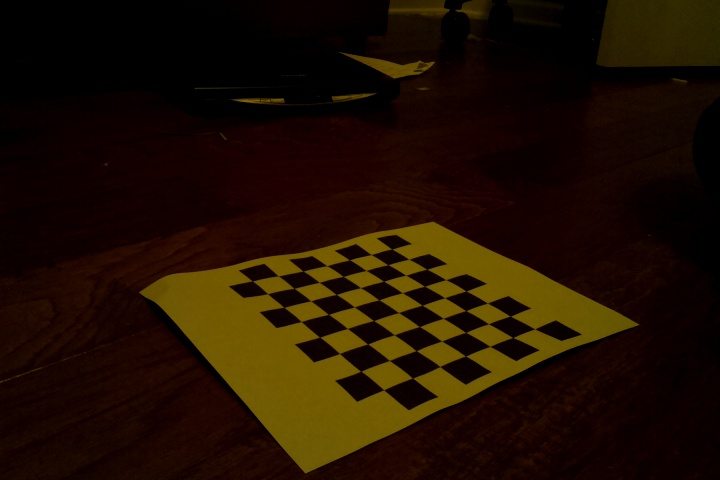
#> input picture workspace/checkerboard135.jpg, 720 x 480 px
$ python calibrateorientation.py
#> lines starting #> are read from the running program, lines starting #| are printed output that depends on the picture; after the words box and inside, x2 and y2 are one past the last pixel; in counts of white or black regions, pixels touching at a corner belong together; long printed decimals are rounded
import numpy as np
import cv2
import glob

criteria = (cv2.TERM_CRITERIA_EPS + cv2.TERM_CRITERIA_MAX_ITER, 30, 0.001)
img = cv2.imread("workspace/checkerboard135.jpg")
#> img is the input picture: shape (480, 720, 3); mean B, G, R 1, 15.5, 31.6
gray = cv2.cvtColor(img,cv2.COLOR_BGR2GRAY)
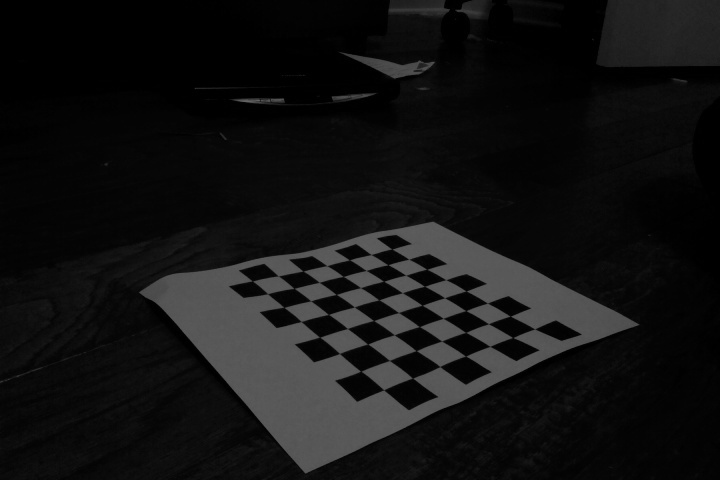
#> gray: shape (480, 720); min 0, max 100, mean 18.6
found, corners = cv2.findChessboardCorners(gray, (8,7),None)
#> found = True; corners = 56 rows, first 8: [392, 249], [408.7, 259.3], [426.7, 269.3], [445.6, 279.7], [466.2, 291.1], [487.4, 303], [510.4, 316.2], [534.7, 329]
# If found, add object points, image points (after refining them)

	# Draw and display the corners
cv2.drawChessboardCorners(img, (8,7), corners,found)
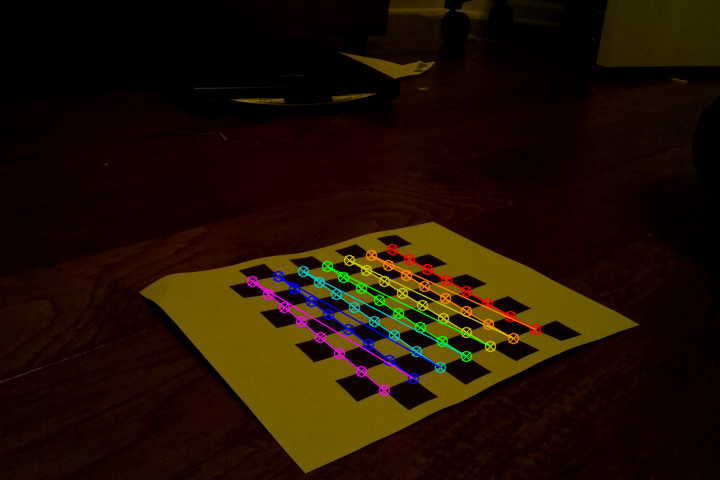
#> img: shape (480, 720, 3); 2.85% of pixels changed, all inside (x1, y1, x2, y2) = (246, 243, 542, 397)

print(len(corners))
#| 56
if (found):
   cv2.cornerSubPix(gray,corners,(11,11),(-1,-1),criteria)

   q = np.zeros((4,2), dtype=np.float32)
   q[0] = corners[0][0]
   q[1] = corners[7][0]
   q[2] = corners[55][0]
   q[3] = corners[48][0]
   dst = np.zeros((4,2), dtype=np.float32)
   dst[0] = (200,100)
   dst[1] = (200,200)
   dst[2] = (100,200)
   dst[3] = (100,100)
   imgagain = cv2.imread("workspace/checkerboard135.jpg")
   print(corners[0][0])
#| [392.655 248.635]
   imagain = cv2.circle(imgagain, (corners[7][0][0],corners[7][0][1]), 10,(100,0,0), -1)
   imagain = cv2.circle(imgagain, (corners[48][0][0],corners[48][0][1]), 10,(100,0,0), -1)
   imagain = cv2.circle(imgagain, (corners[55][0][0],corners[55][0][1]), 10,(100,0,0), -1)
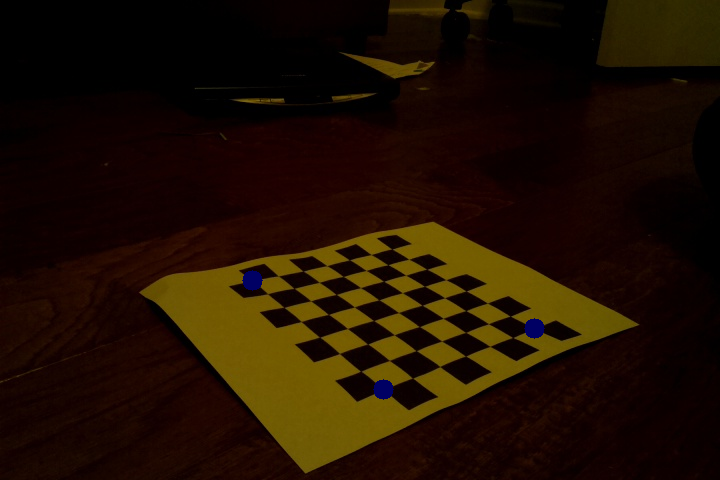
#> imagain: shape (480, 720, 3); mean B, G, R 1.2, 15.4, 31.4
   cv2.imwrite('workspace/imgx.jpg',imgagain)

   retvalHomography, mask = cv2.findHomography(q, dst, cv2.RANSAC)
   print(retvalHomography)
   result = cv2.warpPerspective(imgagain, retvalHomography, (400, 500))
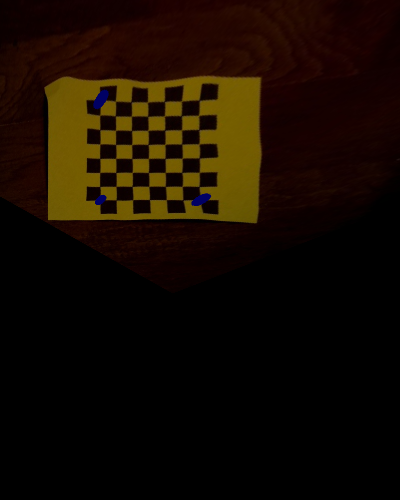
#> result: shape (500, 400, 3); mean B, G, R 0.9, 10.9, 21.5
   cv2.imwrite("workspace/img.jpg", result)
   cv2.waitKey(0)
